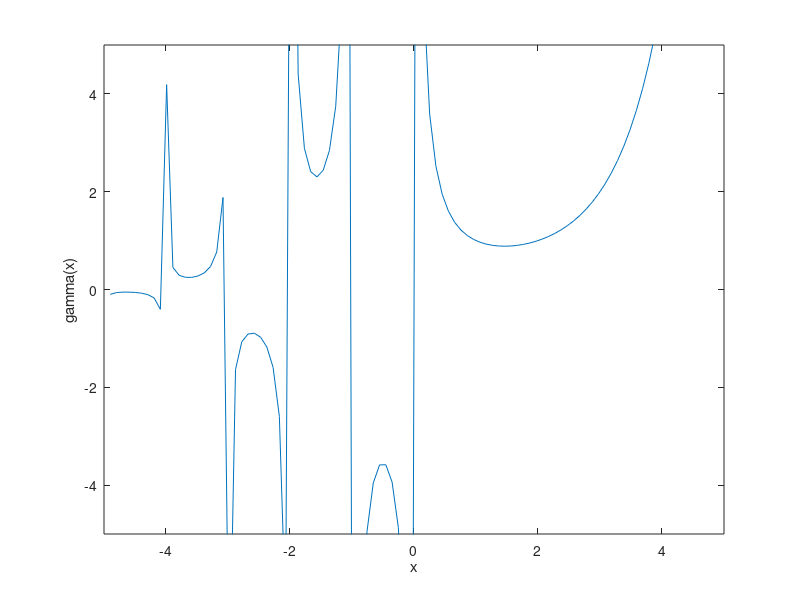

This chart was generated by the following MATLAB code:
% Regression test function (black blox) for FreeMat v4.0
% This function is autogenerated by helpgen.
function bbtest_success = bbtest_gamma
  bbtest_success = 1;
NumErrors = 0;
try
  x = linspace(-5,5);

catch
  NumErrors = NumErrors + 1;
end
try
  y = gamma(x);

catch
  NumErrors = NumErrors + 1;
end
try
  plot(x,y); xlabel('x'); ylabel('gamma(x)');

catch
  NumErrors = NumErrors + 1;
end
try
  axis([-5,5,-5,5]);

catch
  NumErrors = NumErrors + 1;
end
try
  mprint gamma1

catch
  NumErrors = NumErrors + 1;
end
if (NumErrors ~= 0) bbtest_success = 0; return; end
